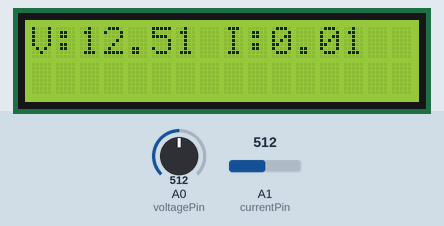
The sketch below on a simulated Arduino Uno, built with avr-gcc and run on an emulated ATmega328P. Parts: 16×2 character LCD. The test bench sets the inputs (shaded band); at power-on: A1 (currentPin) = 512, A0 (voltagePin) = 512. What the sketch prints to the serial monitor is not drawn.

Above: at 5.2 s.
5.3 s: A1 (currentPin) set to 716
At 6.11 s:
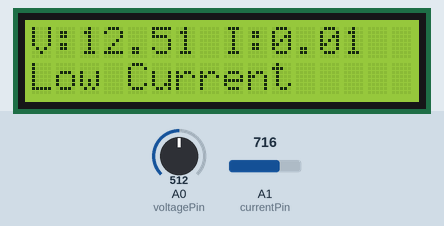
At 8.7 s:
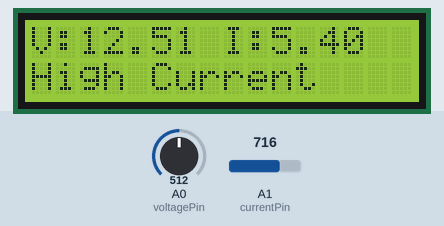
Timing chart, 0 to 10.2 s (numbered marks = the images above; inputs shaded):
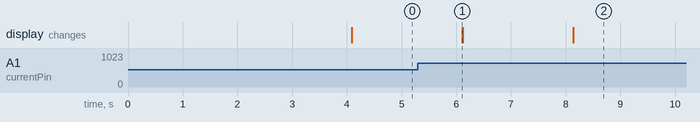

The sketch:

main.ino
```cpp
#include <Wire.h>
#include <LiquidCrystal_I2C.h>

LiquidCrystal_I2C lcd(0x27,16,2);

int voltagePin = A0;
int currentPin = A1;

float voltage;
float current;

void setup()
{

Serial.begin(9600);

lcd.init();
lcd.backlight();

lcd.setCursor(0,0);
lcd.print("EV Charger");
delay(2000);

Serial.println("AT");
delay(1000);

Serial.println("AT+CMGF=1");
delay(1000);

}

void sendSMS(String message)
{
Serial.println("AT+CMGF=1");
delay(1000);

Serial.println("AT+CMGS=\"8489123844\"");
delay(1000);

Serial.print(message);
delay(500);

Serial.write(26);
delay(5000);
}

void loop()
{

int voltageValue = analogRead(voltagePin);
voltage = voltageValue * (25.0 / 1023.0);

int currentValue = analogRead(currentPin);
float sensorVoltage = currentValue * (5.0 / 1023.0);
current = (sensorVoltage - 2.5) / 0.185;

if(current < 0) current = 0;

lcd.clear();

lcd.setCursor(0,0);
lcd.print("V:");
lcd.print(voltage);

lcd.setCursor(8,0);
lcd.print("I:");
lcd.print(current);

delay(2000);

/* VOLTAGE CONDITIONS */

if(voltage >=10 && voltage <=12)
{
lcd.setCursor(0,1);
lcd.print("Voltage Normal");

sendSMS("Car charging voltage normal");

delay(15000);
}

else if(voltage <=5)
{
lcd.setCursor(0,1);
lcd.print("Low Voltage");

sendSMS("Low voltage charging stopped");

delay(15000);
}

/* CURRENT CONDITIONS */

if(current < 0.15)
{
lcd.setCursor(0,1);
lcd.print("Low Current   ");
}

else if(current >=0.15 && current <=0.20)
{
lcd.setCursor(0,1);
lcd.print("Normal Current");
}

else if(current >0.20)
{
lcd.setCursor(0,1);
lcd.print("High Current  ");

sendSMS("Alert: Charging current HIGH");

delay(15000);
}

}
```

Measured:
- after the input at 5.3 s, the display: first differs from a run without the input after 0.82 s (image 2 shows a later state)
